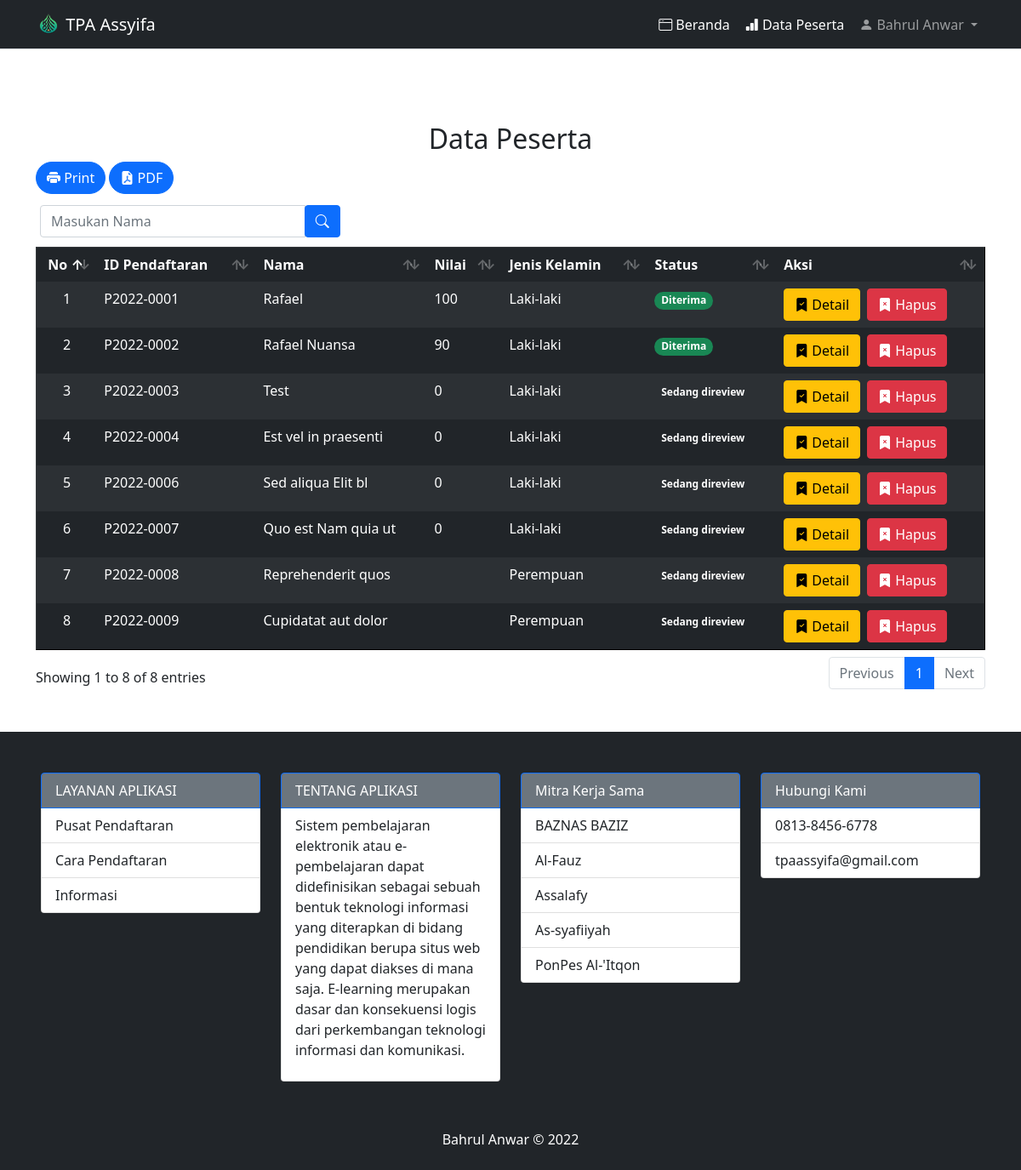
Page /admin/data-peserta.php (signed in) on the committed database.
### tables this page shows
CREATE TABLE `tb_pendaftaran` (
  `id_pendaftaran` char(10) NOT NULL,
  `tgl_daftar` date NOT NULL,
  `th_ajaran` varchar(9) NOT NULL,
  `jurusan` varchar(50) NOT NULL,
  `nm_peserta` varchar(50) NOT NULL,
  `email` varchar(255) NOT NULL,
  `status_email` tinyint(1) NOT NULL DEFAULT '0',
  `password` varchar(255) NOT NULL,
  `tmp_lahir` varchar(50) NOT NULL,
  `tgl_lahir` date NOT NULL,
  `jk` enum('Laki-laki','Perempuan') NOT NULL,
  `agama` varchar(15) NOT NULL,
  `alamat_jld` varchar(255) NOT NULL,
  `alamat_keldeskec` varchar(255) NOT NULL,
  `alamat_kab_kota` varchar(255) NOT NULL,
  `alamat_provinsi` varchar(255) NOT NULL,
  `photo` varchar(200) DEFAULT NULL,
  `berkas_ijazah_sd` varchar(255) DEFAULT NULL,
  `nilai_ijazah_sd` int(5) DEFAULT NULL,
  `berkas_ijazah_smp` varchar(255) DEFAULT NULL,
  `nilai_ijazah_smp` int(5) DEFAULT NULL,
  `berkas_ijazah_smk` varchar(255) DEFAULT NULL,
  `nilai_ijazah_smk` int(5) DEFAULT NULL,
  `status_terima` varchar(100) NOT NULL DEFAULT 'Sedang direview',
  `token_verifikasi` varchar(255) DEFAULT NULL
);

### admin/data-peserta.php (the view, shortened to what this page needs)
<?php
include '../config/koneksi.php';
?>
<!DOCTYPE html>
<html lang="en">
<head>
    <link rel="stylesheet" href="../css/dataTables.bootstrap5.min.css">
    <link rel="../stylesheet" href="swalert/sweetalert2.min.css">
    <link rel="stylesheet" href="https://cdn.jsdelivr.net/npm/bootstrap-icons@1.5.0/font/bootstrap-icons.css">
    <link href="../css/bootstrap.min.css" rel="stylesheet" >
</head>
<body>
        <?php include('../_partials/admin/navbar.php');?>
    <section class="mt-5 mb-5 pt-5">
        <h2 class="text-center pt-5">Data Peserta</h2>
        <div class="container table-responsive">
            <a href="cetak/cetak-peserta.php" target="_blank" class="btn btn-primary mb-2 rounded-pill"><i class="bi bi-printer-fill"></i> Print</a>
            <a href="cetak/cetak-peserta-pdf.php" target="_blank" class="btn btn-primary mb-2 rounded-pill"><i class="bi bi-file-earmark-pdf-fill"></i> PDF</a>
            <form style="margin: 5px;" method="GET" action="data-peserta.php">
                <div class="row">
                    <div class="col-xs-6 col-md-4">
                        <div class="input-group">
                            <input required type="text" class="form-control" placeholder="Masukan Nama" id="search" name="search" autocomplete="off" <?php if (isset($_GET['search'])) { ?> value="<?= $_GET['search'] ?>" <?php } ?> />
                            <div class="input-group-btn">
                                <button class="btn btn-primary" type="submit">
                                    <i class="bi bi-search"></i>
                                </button>
                            </div>
                        </div>
                    </div>
                </div>
            </form>
            <table id="example" class="table table-borderless table-dark table-striped table-hover" border="1">
                <thead>
                    <tr>
                        <th class="text-center">No</th>
                        <th>ID Pendaftaran</th>
                        <th>Nama</th>
                        <th>Nilai</th>
                        <th>Jenis Kelamin</th>
                        <th>Status</th>
                        <th>Aksi</th>
                    </tr>
                </thead>
                <tbody>
                    <?php
                    $no = 1;
                    if (isset($_GET['search'])) {
                        $time_start = microtime(true);
                        usleep(100);
                        $string = '';
                        $search = $_GET['search'];
                        $query = mysqli_query($conn, "SELECT nm_peserta FROM tb_pendaftaran order by nm_peserta ASC");
                        while (($data = mysqli_fetch_assoc($query))) {
                            $string .= ' ';
                            $string .= $data['nm_peserta'];
                        }
                        $index = BoyerMoore($string, $search);
                        $list_peserta = mysqli_query($conn, "SELECT * FROM tb_pendaftaran WHERE nm_peserta LIKE '%$search%' ORDER BY nm_peserta ASC");
                        $jml_data = mysqli_num_rows($list_peserta);
                        $time_end = microtime(true);
                        $time = $time_end - $time_start;
                    } else {
                        $list_peserta = mysqli_query($conn, "SELECT * FROM tb_pendaftaran");
                    }
                    while ($row = mysqli_fetch_array($list_peserta)) {
                    ?>
                        <tr>
                            <td class="text-center"><?php echo $no++ ?></td>
                            <td><?php echo $row['id_pendaftaran'] ?></td>
                            <td><?php echo $row['nm_peserta'] ?></td>
                            <td><?php echo $row['nilai_ijazah_sd'] ?></td>
                            <td><?php echo $row['jk'] ?></td>
                            <?php if($row['status_terima']=="Sedang direview"){ ?>
                                <td><span class="badge rounded-pill bg-gray">Sedang direview</span></td>
                            <?php }else if($row['status_terima']=="Diterima"){ ?>
                                <td><span class="badge rounded-pill bg-success">Diterima</span></td>
                            <?php }else{ ?>
                                <td><span class="badge rounded-pill bg-danger">Tidak Diterima</span></td>
                            <?php } ?>
                            <td class="d-flex gap-2">
                                <a class="btn btn-warning" href="detail-peserta.php?id=<?php echo $row['id_pendaftaran'] ?>"><i class="bi bi-bookmark-check-fill"></i> Detail</a>
                                <a class="btn btn-danger" href="hapus-peserta.php?id=<?php echo $row['id_pendaftaran'] ?>" onclick="return Swal.fire({
                                                                                                                                                    position: 'top-center',
                                                                                                                                                    icon: 'success',
                                                                                                                                                    title: 'Data berhasil dihapus',
                                                                                                                                                    showConfirmButton: false,
                                                                                                                                                    timer: 2000
                                                                                                                                                }); ">
                                    <i class="bi bi-bookmark-x-fill"></i> Hapus</a>
                            </td>
                        </tr>
                    <?php } ?>
                </tbody>
            </table>
        </div>
    </section>
    <footer class="bg-dark text-white p-5">
        <div class="row">
            <div class="col-md-3">
                <ul class="list-group">
                    <li class="list-group-item active bg-secondary">LAYANAN APLIKASI</li>
                    <li class="list-group-item">Pusat Pendaftaran</li>
                    <li class="list-group-item">Cara Pendaftaran</li>
                    <li class="list-group-item">Informasi</li>
                </ul>
            </div>
            <div class="col-md-3">
                <ul class="list-group">
                    <li class="list-group-item active bg-secondary">TENTANG APLIKASI</li>
                    <li class="list-group-item">
                        <p>
                            Sistem pembelajaran elektronik atau e-pembelajaran dapat didefinisikan sebagai sebuah bentuk teknologi
                            informasi yang diterapkan di bidang pendidikan berupa situs web yang dapat diakses di mana saja. E-learning
                            merupakan dasar dan konsekuensi logis dari perkembangan teknologi informasi dan komunikasi.
                        </p>
                    </li>
                </ul>
            </div>
            <div class="col-md-3">
                <ul class="list-group">
                    <li class="list-group-item active bg-secondary">Mitra Kerja Sama</li>
                    <li class="list-group-item">BAZNAS BAZIZ</li>
                    <li class="list-group-item">Al-Fauz</li>
                    <li class="list-group-item">Assalafy</li>
                    <li class="list-group-item">As-syafiiyah</li>
                    <li class="list-group-item">PonPes Al-'Itqon</li>
                </ul>
            </div>
            <div class="col-md-3">
                <ul class="list-group">
                    <li class="list-group-item active bg-secondary">Hubungi Kami</li>
                    <li class="list-group-item">0813-8456-6778</li>
                    <li class="list-group-item">tpaassyifa@gmail.com</li>
                </ul>
            </div>
        </div>
    </footer>
    <div class="copyright text-center text-white font-weight-bold bg-dark p-2">
        <p>Bahrul Anwar &copy; 2022</p>
    </div>
</body>
</html>

### rows in the picture
tb_pendaftaran: id_pendaftaran "P2022-0001", nm_peserta "Rafael", nilai_ijazah_sd "100", jk "Laki-laki", status_terima "Diterima"
tb_pendaftaran: id_pendaftaran "P2022-0002", nm_peserta "Rafael Nuansa", nilai_ijazah_sd "90", jk "Laki-laki", status_terima "Diterima"
tb_pendaftaran: id_pendaftaran "P2022-0003", nm_peserta "Test", nilai_ijazah_sd "0", jk "Laki-laki", status_terima "Sedang direview"
tb_pendaftaran: id_pendaftaran "P2022-0004", nm_peserta "Est vel in praesenti", nilai_ijazah_sd "0", jk "Laki-laki", status_terima "Sedang direview"
tb_pendaftaran: id_pendaftaran "P2022-0006", nm_peserta "Sed aliqua Elit bl", nilai_ijazah_sd "0", jk "Laki-laki", status_terima "Sedang direview"
tb_pendaftaran: id_pendaftaran "P2022-0007", nm_peserta "Quo est Nam quia ut", nilai_ijazah_sd "0", jk "Laki-laki", status_terima "Sedang direview"
tb_pendaftaran: id_pendaftaran "P2022-0008", nm_peserta "Reprehenderit quos", jk "Perempuan", status_terima "Sedang direview"
tb_pendaftaran: id_pendaftaran "P2022-0009", nm_peserta "Cupidatat aut dolor", jk "Perempuan", status_terima "Sedang direview"

### other values in the picture
$_SESSION['nama'] "Bahrul Anwar"
